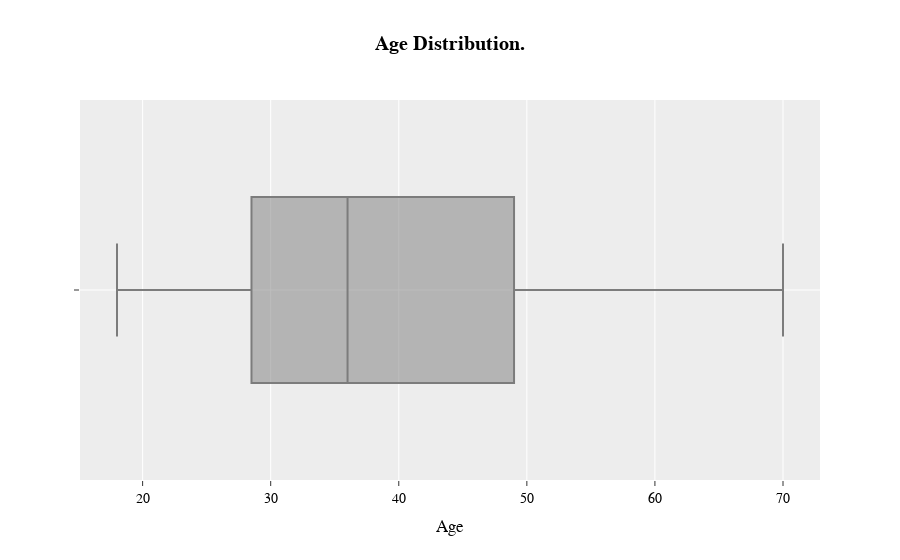

The notebook cell this image was saved under:
### Code cell
fig = px.box(data_frame=df, x="Age",
             color_discrete_sequence= px.colors.qualitative.Antique_r,
             title="<b>age distribution.".title())

# Customize the layout
fig.update_layout(xaxis_title="Age",
                    font=dict(
                        family="Courier New, monospace",
                        size=14,
                        color="black"))
fig.show()

### Figure 1 — Plotly figure (JSON) as saved in the notebook; plotly's stock layout.template omitted (floating-point values rounded to 4 significant figures; data arrays with more than 128 entries replaced by an {"elided": "..."} marker saying what was removed)
{"data": [{"alignmentgroup": "True", "hovertemplate": "Age=%{x}<extra></extra>", "legendgroup": "", "marker": {"color": "rgb(124, 124, 124)"}, "name": "", "notched": false, "offsetgroup": "", "orientation": "h", "showlegend": false, "type": "box", "x": {"elided": "200 int values"}, "x0": " ", "xaxis": "x", "y0": " ", "yaxis": "y"}], "layout": {"boxmode": "group", "font": {"color": "black", "family": "Courier New, monospace", "size": 14}, "legend": {"tracegroupgap": 0}, "title": {"text": "<B>Age Distribution."}, "xaxis": {"anchor": "y", "domain": [0, 1], "title": {"text": "Age"}}, "yaxis": {"anchor": "x", "domain": [0, 1]}}}
